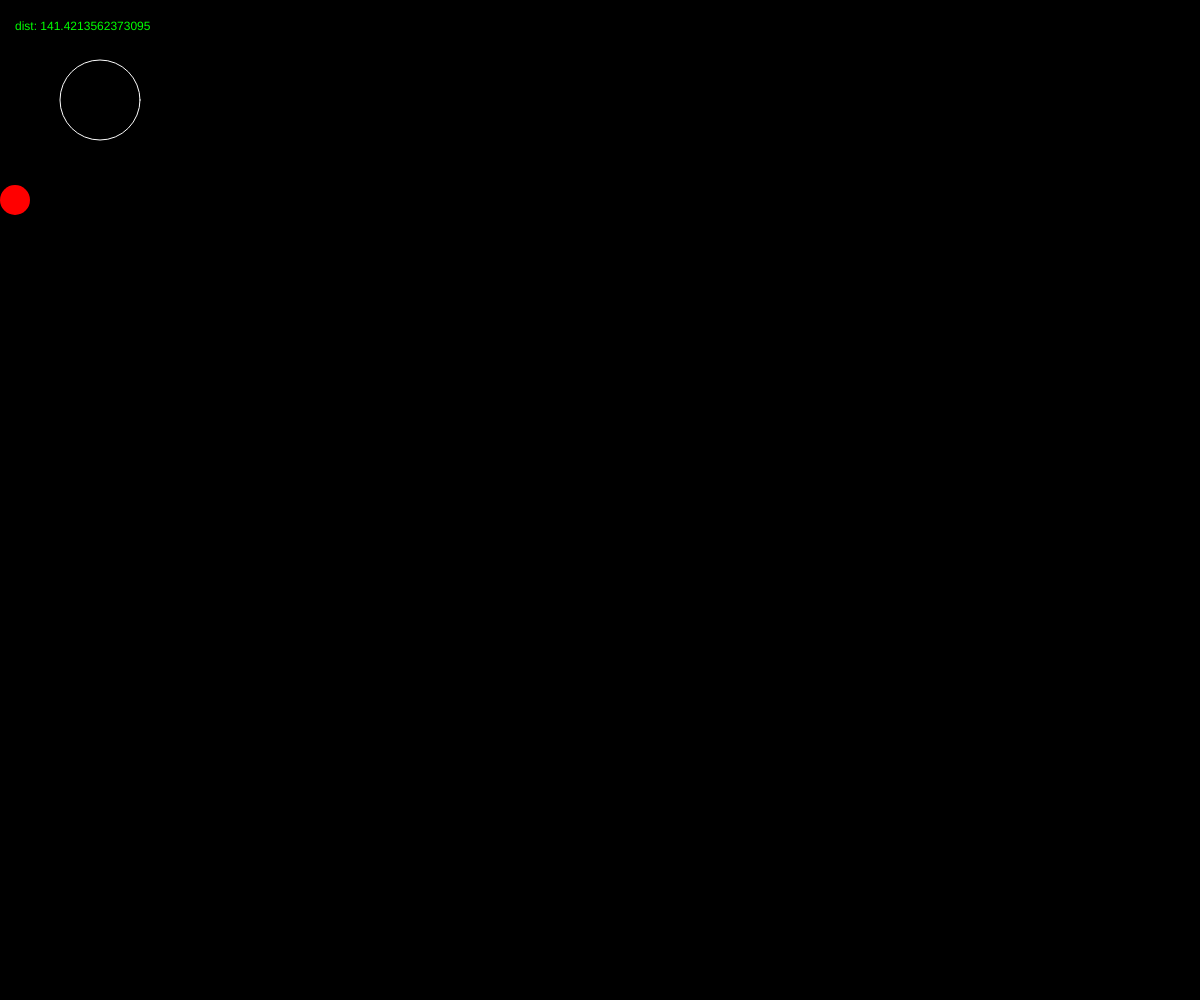
Frame 1 (no input)
Frame 60 (no input): identical to frame 1, image omitted
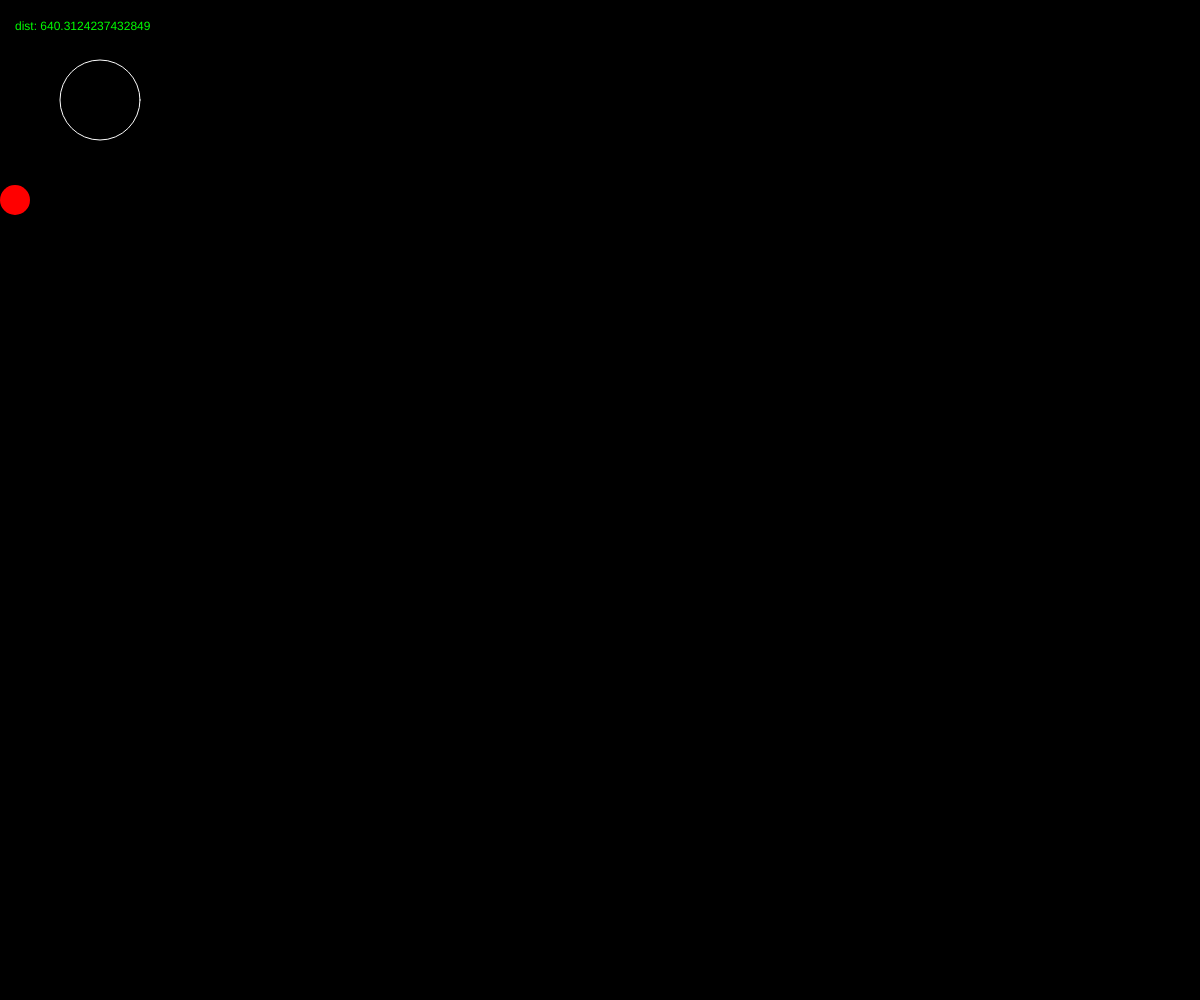
Frame 120 (the mouse pressed at the canvas centre since frame 60)

The p5.js sketch that drew these frames (run headless with seeded random() and noise() and a simulated clock; from frame 60 on, the mouse is pressed at the canvas centre):

// p5.js sketch
// ── sketch.js
let buttonx = 100;
let buttony = 100;
let buttond = 80;
let hovering = false; //boolean variable that tracks whether mouse is hovering over button
let balld = 30;

let r = 0; //hold red amount
let g = 0; //hold green amount
let b = 0; //hold blue amount

let ballx = 0;
let ballspeed = 0.5;

function setup() {
  createCanvas(windowWidth, windowHeight);
  background(0); // if bg is here, theres going to be a cool trailing effect
  // the bg doesn't refresh
  ballx = balld/2;
  
}

function draw() {

  background(r,g,b); // use rbg variables for rbg color
  strokeWeight(1);
  fill(0,255,0); //green fill
  text("x: " + mouseX, "y: " + mouseY, 15,15);
  let distance = dist(mouseX,mouseY,buttonx,buttony);
  text("dist: "+ distance, 15,30);

  stroke(255); //white stroke
  noFill();
  strokeWeight(1);


  if(distance<buttond/2){ //is the distance between the mouse and the center less than the radius
    fill(50); //makes the button have a fill
    hovering = true; //flipped hovering variable
    if(mouseIsPressed){
      strokeWeight(3); // stroke increase when pressed
    }
    ballx = ballx+ballspeed;

  } else {
    hovering = false;
  }
  circle(buttonx,buttony,buttond);

  fill("red");
  noStroke(); 

  if(ballx>width - balld/2 || ballx< balld/2){ //balld.2 to make it bounce on the edge instead of the center of the circle
    ballspeed = -ballspeed;
  }
  
        //below is going to make the ball go totally out of screen after awhile
        //ballx= ballx+ballspeed
        //incrementing ballx by ballspeed, these variables are global and sat at the top
  
  circle(ballx,200,30); //uses ballx for x pos
}

function mousePressed(){ // runs enclosed code once when mouse is pressed down
    if(hovering == true){
      r=random(255);
      g=random(255);
      b=random(255);
      ballspeed = -ballspeed
    }
  }
